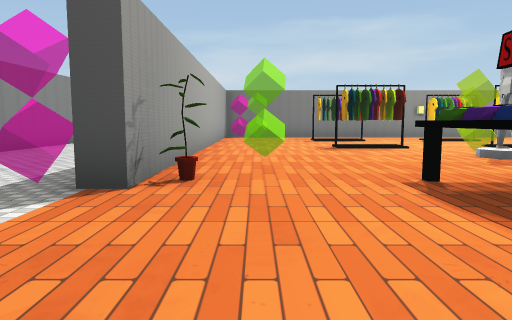
View 1 (above)

20 first-person views from a walk through a Unity game level. The camera is 1.3 m above the floor, tilts 6° down and sees 70° across. The floor is counted in squares, 2 m on a side. Each view is taken from the middle of a square. On the plan, view 1 faces up. The plan holds only what a view shows up to about 11 squares ahead; the rest is blank. The place goes on beyond the plan. The player character is not drawn. Some animated figures are not drawn. Some surface patterns are stand-ins.

View 2
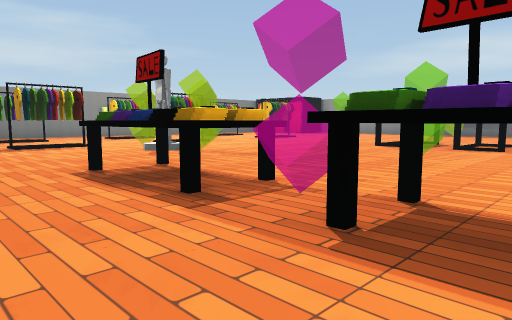

View 3
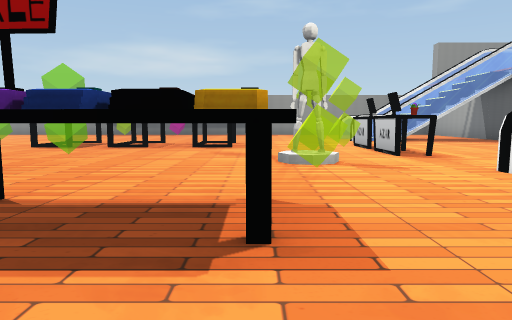

View 4
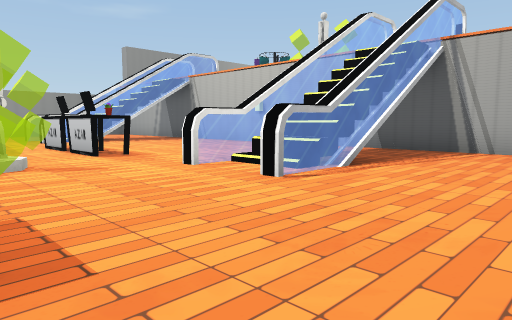

View 5
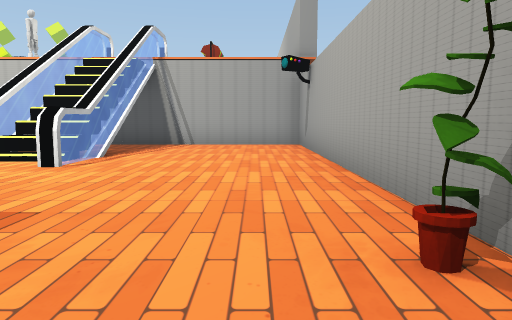

View 6
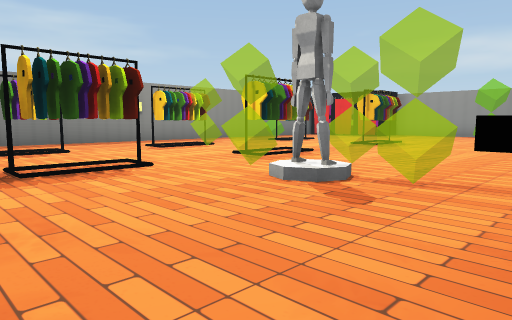

View 7
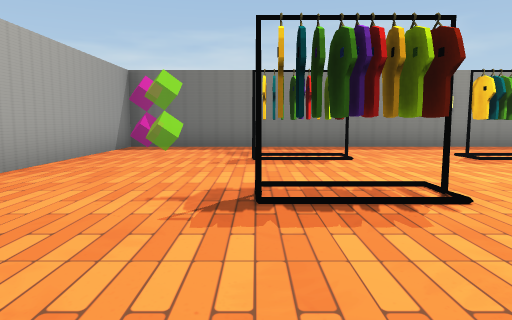

View 8
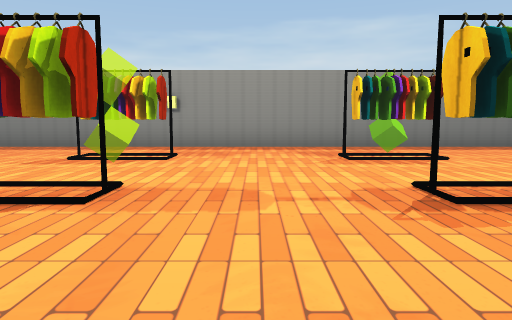

View 9
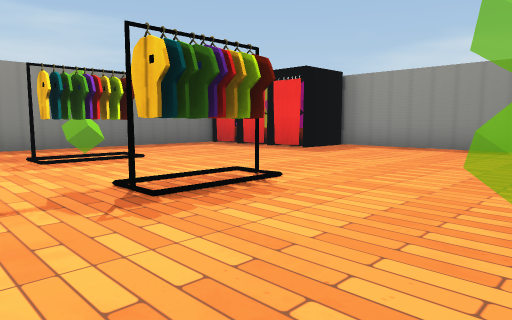

View 10
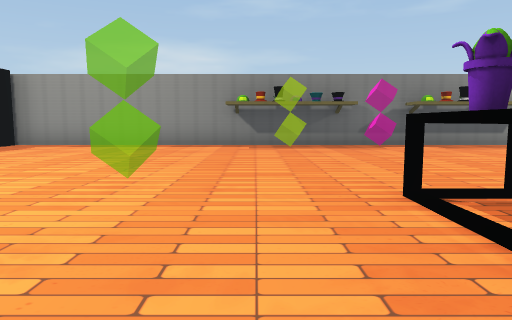

View 11
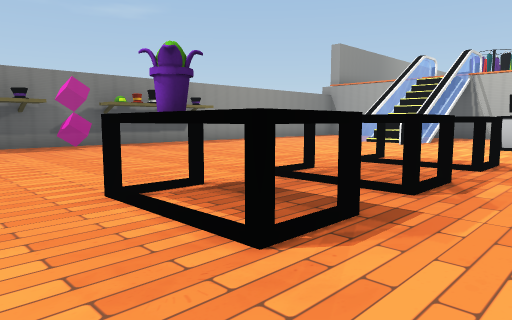

View 12
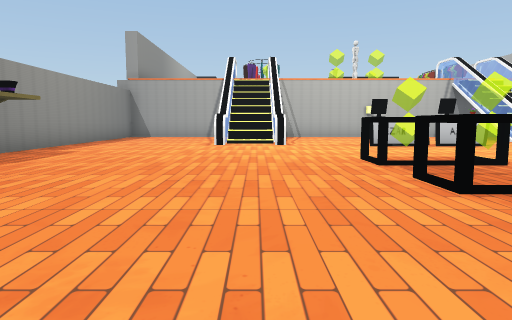

View 13
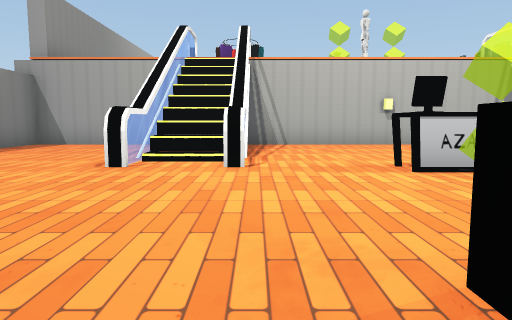

View 14
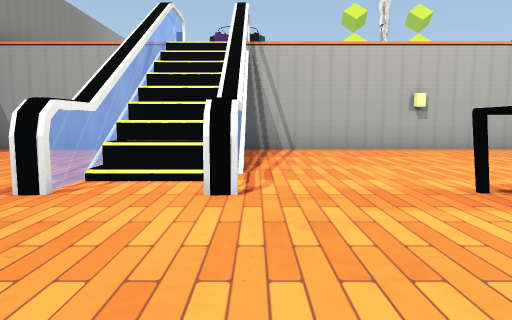

View 15
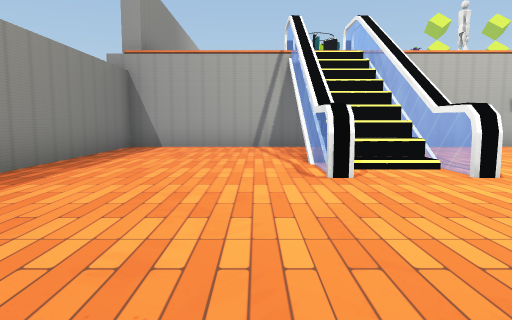

View 16
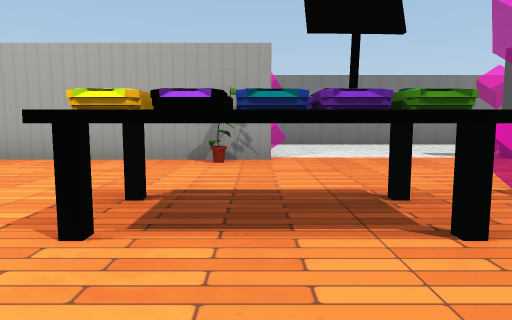

View 17
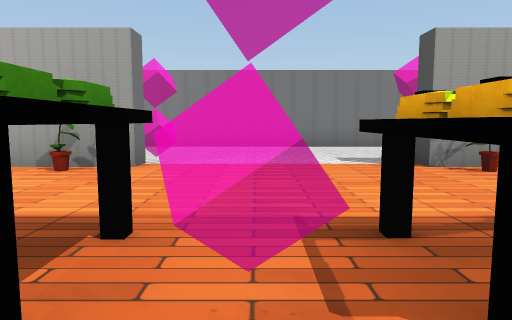

View 18
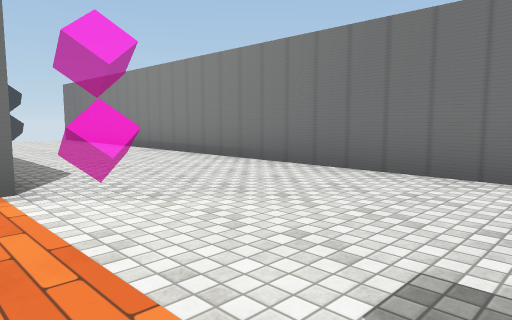

View 19
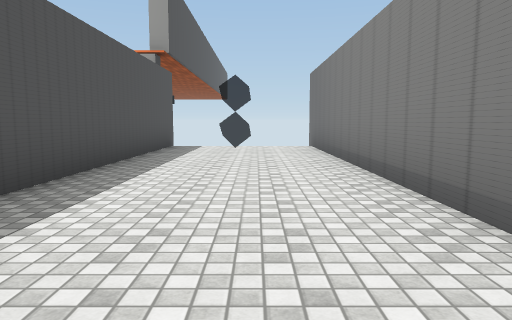

View 20
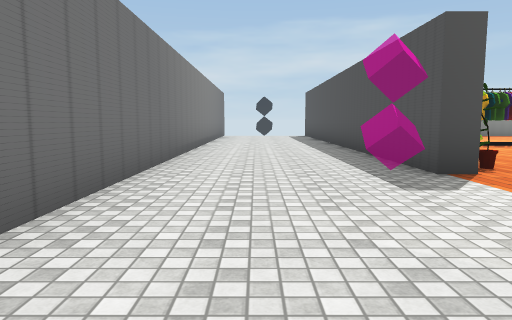

### Floor plan
Points are (right, up) in squares from view 1. A wall is a line through its corners. A room is listed if a view was taken in it or the views show most of it. See-through windows are left out.
Room 1 (views 1, 2, 3, 4, 5, 6, 7, 8, 9, 10, 11, 12, 13, 14, 15, 16, 17, 18, 19, 20)
walls: (-1.7, 4.4) (-1.7, 10.1); (-1.2, -0.6) (-1.2, -10.5) (18.3, -10.5) (18.3, 11.9); (4.5, -6) (4.5, -5.1); (12.5, -5.1) (12.5, -6); (12.2, -5.9) (12.2, -5.1); (2.8, -8.2) (2.8, -5.2) (3.2, -5.2); (13.9, -8) (13.9, -5.2) (14.2, -5.2) (14.2, -8.1); (18.1, 11.6) (17.4, 11.6); (-5.5, 11) (-5.5, -11.2); (15.6, 15.5) (-1.2, 15.5) (-1.2, 4.6); (-1.7, -11) (-1.7, -4.1)
low walls: (13.4, -6.9) (13.9, -6.9)
objects: other object (-1, -2); other object (-1, 4); other object (2, -2) to (3, 0); other object (2, 2) to (3, 4); other object (2, 9) to (3, 9); other object (2, 12) to (3, 12); other object (5, 7); other object (6, -3); other object (6, 9) to (7, 9); other object (6, 12) to (7, 13); other object (7, -5); other object (8, -5); other object (9, -5); other object (10, -5); other object (10, -1) to (11, -1); other object (10, 1) to (11, 1); other object (10, 3) to (11, 3); other object (11, 9) to (12, 9); other object (11, 12) to (12, 13)

Positions as (right, up) in squares from view 1, and headings:
1: (0, 0), facing up
2: (0, -1), facing up-right
3: (0, -2), facing right
4: (0, -2), facing down-right
5: (0, 0), facing down
6: (1, 4), facing up-right
7: (2, 6), facing up
8: (9, 6), facing up
9: (9, 6), facing up-right
10: (8, 5), facing right
11: (8, 5), facing down-right
12: (13, 5), facing down
13: (12, 0), facing down
14: (12, -2), facing down
15: (15, -1), facing down
16: (5, -1), facing left
17: (4, 1), facing left
18: (-1, 3), facing down-left
19: (-4, -1), facing down
20: (-4, -1), facing up
